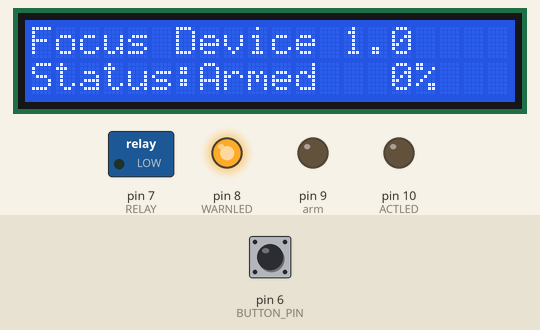
The sketch below on a simulated Arduino Uno, built with avr-gcc and run on an emulated ATmega328P. Shown: 20×2 character LCD, switched loads named in the sketch (green lamp = pin HIGH), output pins drawn as LEDs (lit = HIGH). The inputs (shaded band) are chosen by the test bench; at power-on: pin 6 (BUTTON_PIN) HIGH. Random numbers use the default seed unless the sketch sets one.

Above: at 0.1 s.
1.3 s: pin 6 (BUTTON_PIN) pulled LOW for 0.25 s
At 1.6 s:
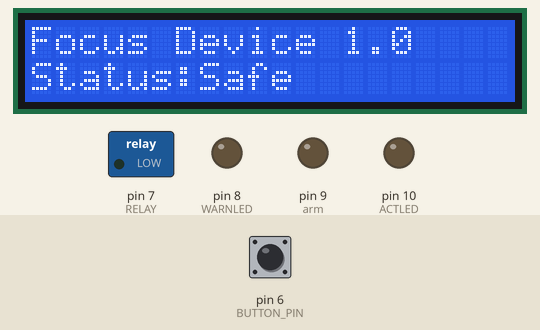
3.2 s: pin 6 (BUTTON_PIN) pulled LOW for 1 s
At 6.8 s:
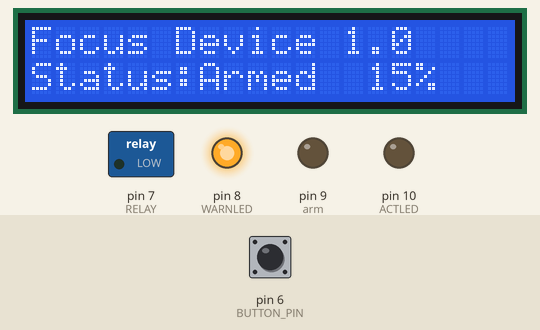
7.2 s: pin 6 (BUTTON_PIN) pulled LOW for 0.25 s
At 22.5 s:
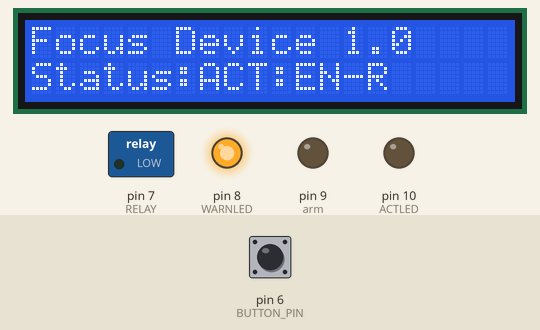
Timing chart, 0 to 23.0 s (numbered marks = the images above; inputs shaded):
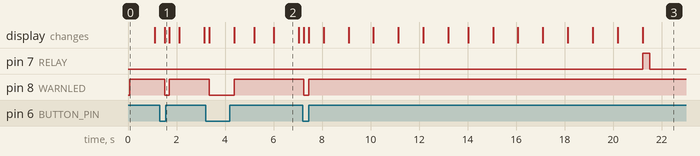

Measured:
- after the input at 1.3 s, pin 8 (WARNLED): HIGH → LOW after 0.20 s, → HIGH 0.20 s later
- after the input at 3.2 s, pin 8 (WARNLED): HIGH → LOW after 0.15 s, → HIGH 1.0 s later
- after the input at 7.2 s, pin 8 (WARNLED): HIGH → LOW after 0.05 s, → HIGH 0.20 s later
- what the display in image 2 shows lasts 1.0 s, from 6.0 s to 7.0 s

The sketch:

base_1.2_lcd_pct.ino
```cpp
#include <LiquidCrystal.h>

#include <LiquidCrystal.h>

// initialize the library by associating any needed LCD interface pin
// with the arduino pin number it is connected to
const int rs = 12, en = 11, d4 = 5, d5 = 4, d6 = 3, d7 = 2;
LiquidCrystal lcd(rs, en, d4, d5, d6, d7);


#define BUTTON_PIN        6  // Button
#define DELAY            200  // Delay per loop in ms
#define RELAY 7
#define WARNLED 8
#define arm 9
#define ACTLED 10

bool isunp = false;
int timeis = millis();

int enfinvt = 13;

void callRand(){
 int ran = round(random(0,2) + 1);
 //int ran = 1;
  //Serial.println(ran); //remove before web interface connection
  lcd.setCursor(0,1);
  lcd.print("                ");
  lcd.setCursor(0,1);
  lcd.print("Status:ACT:");
  if (ran == 1){
    lcd.print("EN-A");
    digitalWrite(arm, HIGH);
    delay(300);
   digitalWrite(arm, LOW);
  }
  else if (ran == 2){
    lcd.print("EN-R");
    digitalWrite(RELAY, HIGH);
    delay(300);
    digitalWrite(RELAY, LOW);
  }
  else {

  }
  delay(9000);
  lcd.setCursor(0,1);
  lcd.print("                     ");

}

void setup()
{
  // set up the LCD's number of columns and rows:
  lcd.begin(20, 2);
  // Print a message to the LCD.
  lcd.print("Focus Device 1.0");

  pinMode(BUTTON_PIN, INPUT);
  pinMode(WARNLED,OUTPUT);
  pinMode(ACTLED,OUTPUT);
  pinMode(arm, OUTPUT);
  pinMode(RELAY, OUTPUT);
  digitalWrite(BUTTON_PIN, HIGH); // pull-up
  Serial.begin(9600);
}

boolean handle_button()
{
  int button_pressed = !digitalRead(BUTTON_PIN); // pin low -> pressed
  return button_pressed;
}

void loop()
{

  lcd.setCursor(0,1);
   lcd.print("                     ");
  lcd.setCursor(0,1);
  lcd.print("Status:");
  boolean button_pressed = handle_button();

  int temp = millis()/1000;

  // handle button

  if(!button_pressed){
    digitalWrite(WARNLED,HIGH);
    if (!isunp){
      isunp = true;
      timeis = millis() / 1000;
    }
  }
  if(button_pressed && isunp){
    isunp = false;
    digitalWrite(WARNLED,LOW);
    digitalWrite(ACTLED,LOW);
  }
  else if (isunp && temp - timeis > enfinvt){
    callRand();
    timeis = millis() / 1000;
  }


  if(button_pressed){
    lcd.print("Safe");
  }
  else{
    lcd.print("Armed");
    long a = (temp - timeis)*100/enfinvt;
    if(a<1){
      lcd.setCursor(15, 1);
    }
    else if (a<100){
      lcd.setCursor(14, 1);
    }
    else{
      lcd.setCursor(13, 1);
    }
    lcd.print(a);
    lcd.print("%");
  }


  delay(DELAY);
}
```
